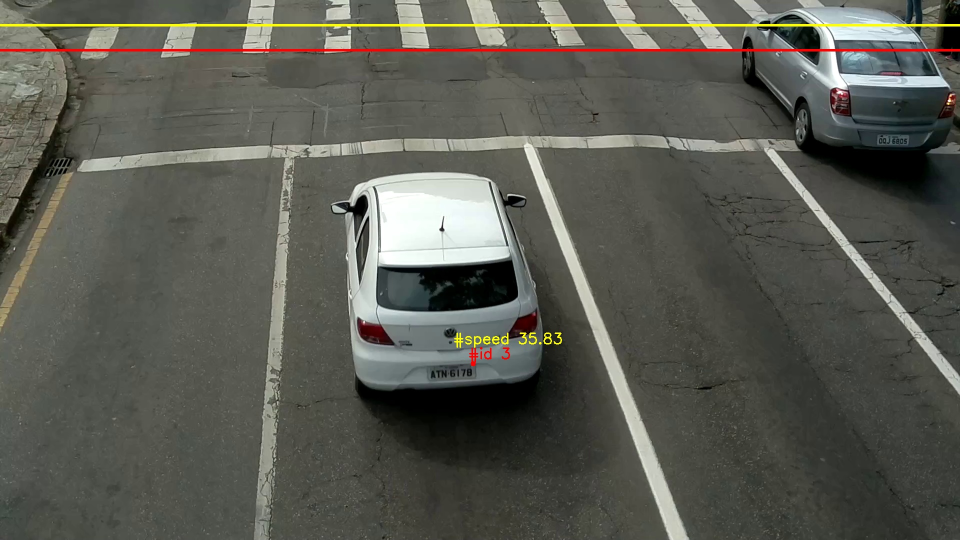
#> input picture 190.jpg, 1920 x 1080 px (shown at 1/2 size)
$ python test7.py
#> lines starting #> are read from the running program, lines starting #| are printed output that depends on the picture
import cv2
import numpy as np

src = cv2.imread("./190.jpg", cv2.IMREAD_COLOR)
#> src is the input picture: shape (1080, 1920, 3); mean B, G, R 82.3, 90.7, 90
print(src.shape)
#| (1080, 1920, 3)
new_height = 360
new_width = 640
old_height, old_width, _ = src.shape
#> old_height = 1080; old_width = 1920

# Resize the image to new dimensions
dst = cv2.resize(src, (src.shape[1]//3, src.shape[0]//3), src)
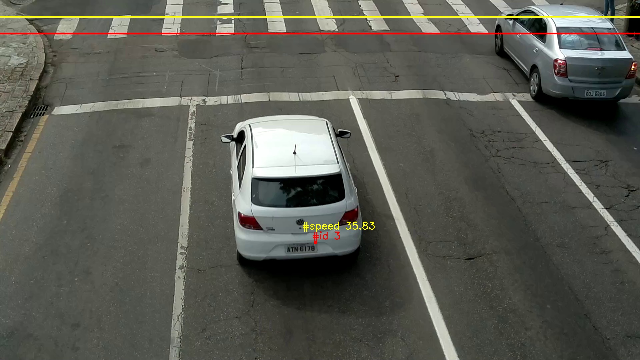
#> dst: shape (360, 640, 3); mean B, G, R 82.5, 90.8, 90.1

# Initialize empty arrays for drawings
drawing = np.zeros((old_height, new_width, 3), np.uint8)
drawing2 = np.zeros((new_height, new_width, 3), np.uint8)

# Calculate the delta value
delta = np.zeros((new_height, old_width), np.uint8)
dx = old_width / new_width
#> dx = 3

# Perform interpolation along the horizontal axis
for y in range(old_height):
    for n in range(new_width):
        x = (n + 0.5) * dx - 0.5
        addr = int(x)
        x -= addr
        for k in range(3):
            drawing[y, n, k] = src[y, addr, k] * (1 - x) + src[y, addr + 1, k] * x
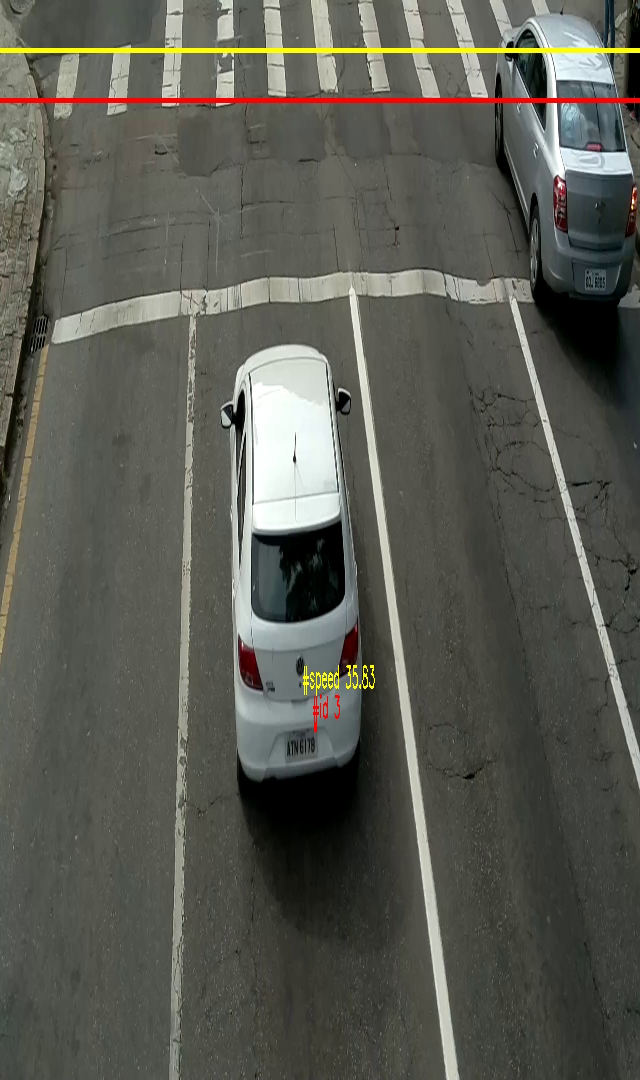
#> drawing: shape (1080, 640, 3); mean B, G, R 82.3, 90.7, 90

for x in range(new_width):
    for n in range(new_height):
        px = (n + 0.5) * (old_height / new_height) - 0.5
        addr = int(px)
        px -= addr
        if addr + 1 < old_height and x < old_width:
            for k in range(3):
                drawing2[n, x, k] = drawing[addr, x, k] * (1 - px) + drawing[addr + 1, x, k] * px


# Display images
cv2.imshow('Original Image', src)
cv2.imshow('Resized Image', dst)
cv2.imshow('Interpolated Image', drawing2)
cv2.waitKey(0)
cv2.destroyAllWindows()
